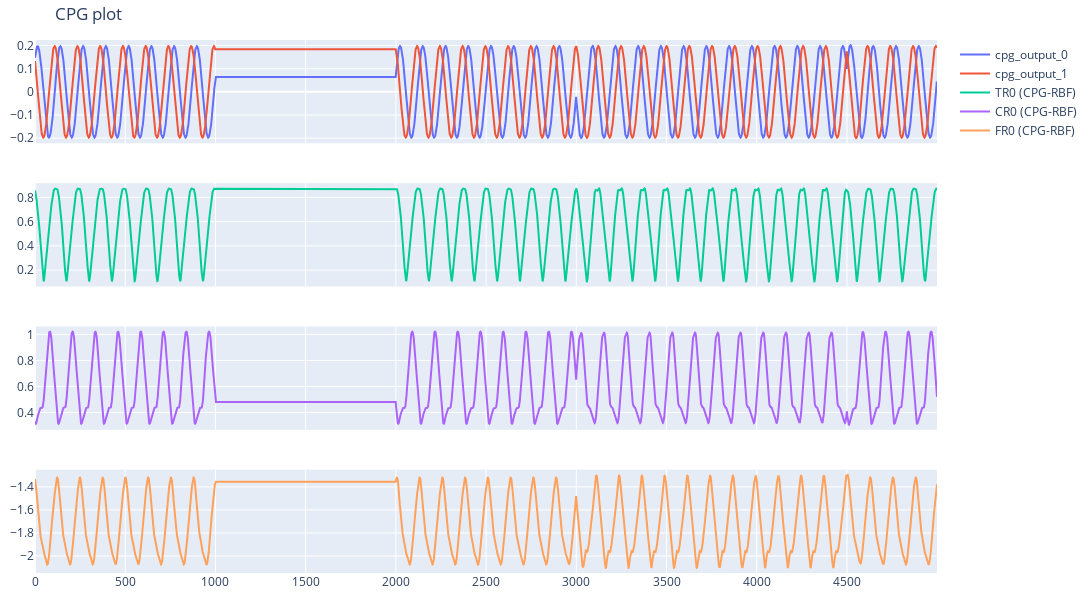

Notebook source saved alongside this figure:
### Markdown cell above
## CPG-RBF modulation

### Code cell
from include.cpg_rbf.cpg_so2 import CPG_LOCO
cpg_loco = CPG_LOCO()
cpg_output_0 = []
cpg_output_1 = []
online_imitated_paths = {'TR0':[], 'CR0':[], 'FR0':[]}

for i in range(5000):

    
    if i < 1000:
        cpg_out = cpg_loco.modulate_cpg(0.05, 0.0, 1.0) 
        cpg_output_0.append(cpg_out['cpg_output_0'])
        cpg_output_1.append(cpg_out['cpg_output_1']) 
    elif i >= 1000 and i < 2000:
        cpg_out = cpg_loco.modulate_cpg(0.05, 1.0, 1.0)
        cpg_output_0.append(cpg_out['cpg_output_0'])
        cpg_output_1.append(cpg_out['cpg_output_1'])
        # print(cpg_loco.cpg.w00, cpg_loco.cpg.w01, cpg_loco.cpg.w10, cpg_loco.cpg.w11)
        # print(cpg_loco.cpg.output_cpg_weight)
    elif i >= 2000 and i < 3000:
        cpg_out = cpg_loco.modulate_cpg(0.05, 0.0, 1.0)
        cpg_output_0.append(cpg_out['cpg_output_0'])
        cpg_output_1.append(cpg_out['cpg_output_1'])
        # print(cpg_loco.cpg.w00, cpg_loco.cpg.w01, cpg_loco.cpg.w10, cpg_loco.cpg.w11)
        # print(cpg_loco.cpg.output_cpg_weight) 
    elif i >= 3000 and i < 4500:
        cpg_out = cpg_loco.modulate_cpg(0.05, 0.0, -1.0)
        cpg_output_0.append(cpg_out['cpg_output_0'])
        cpg_output_1.append(cpg_out['cpg_output_1'])
    elif i > 4500:
        cpg_out = cpg_loco.modulate_cpg(0.05, 0.0, 1.0)
        cpg_output_0.append(cpg_out['cpg_output_0'])
        cpg_output_1.append(cpg_out['cpg_output_1'])
    
    online_imitated_paths['TR0'].append(rbf.regenerate_target_traj(cpg_out['cpg_output_0'], cpg_out['cpg_output_1'], imitated_weights['TR0']))
    online_imitated_paths['CR0'].append(rbf.regenerate_target_traj(cpg_out['cpg_output_0'], cpg_out['cpg_output_1'], imitated_weights['CR0']))
    online_imitated_paths['FR0'].append(rbf.regenerate_target_traj(cpg_out['cpg_output_0'], cpg_out['cpg_output_1'], imitated_weights['FR0']))

fig = go.Figure()
fig = make_subplots(rows=4, cols=1, shared_xaxes=True)
fig.update_layout(height=600, width=1100, title="CPG plot")
fig.update_layout(margin=dict(l=10, r=10, t=40, b=10))  # Reduce margins

fig.add_trace(go.Scatter( y=cpg_output_0, mode='lines', name=f'cpg_output_0'), row=1, col=1)
fig.add_trace(go.Scatter( y=cpg_output_1, mode='lines', name=f'cpg_output_1'), row=1, col=1)
fig.add_trace(go.Scatter( y=online_imitated_paths['TR0'], mode='lines', name=f'TR0 (CPG-RBF)'), row=2, col=1)
fig.add_trace(go.Scatter( y=online_imitated_paths['CR0'], mode='lines', name=f'CR0 (CPG-RBF)'), row=3, col=1)
fig.add_trace(go.Scatter( y=online_imitated_paths['FR0'], mode='lines', name=f'FR0 (CPG-RBF)'), row=4, col=1)

### Figure 1 — Plotly figure (JSON) as saved in the notebook; plotly's stock layout.template omitted (floating-point values rounded to 4 significant figures; data arrays with more than 128 entries replaced by an {"elided": "..."} marker saying what was removed)
{"data": [{"mode": "lines", "name": "cpg_output_0", "type": "scatter", "xaxis": "x", "y": {"elided": "4999 float values"}, "yaxis": "y"}, {"mode": "lines", "name": "cpg_output_1", "type": "scatter", "xaxis": "x", "y": {"elided": "4999 float values"}, "yaxis": "y"}, {"mode": "lines", "name": "TR0 (CPG-RBF)", "type": "scatter", "xaxis": "x2", "y": {"elided": "5000 float values"}, "yaxis": "y2"}, {"mode": "lines", "name": "CR0 (CPG-RBF)", "type": "scatter", "xaxis": "x3", "y": {"elided": "5000 float values"}, "yaxis": "y3"}, {"mode": "lines", "name": "FR0 (CPG-RBF)", "type": "scatter", "xaxis": "x4", "y": {"elided": "5000 float values"}, "yaxis": "y4"}], "layout": {"height": 600, "margin": {"b": 10, "l": 10, "r": 10, "t": 40}, "title": {"text": "CPG plot"}, "width": 1100, "xaxis": {"anchor": "y", "domain": [0, 1], "matches": "x4", "showticklabels": false}, "xaxis2": {"anchor": "y2", "domain": [0, 1], "matches": "x4", "showticklabels": false}, "xaxis3": {"anchor": "y3", "domain": [0, 1], "matches": "x4", "showticklabels": false}, "xaxis4": {"anchor": "y4", "domain": [0, 1]}, "yaxis": {"anchor": "x", "domain": [0.8063, 1]}, "yaxis2": {"anchor": "x2", "domain": [0.5375, 0.7312]}, "yaxis3": {"anchor": "x3", "domain": [0.2687, 0.4625]}, "yaxis4": {"anchor": "x4", "domain": [0, 0.1938]}}}
